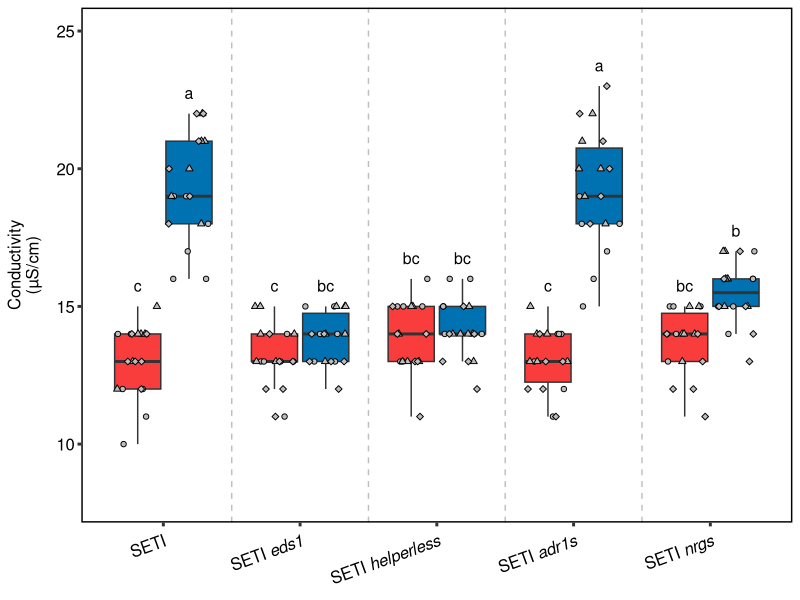
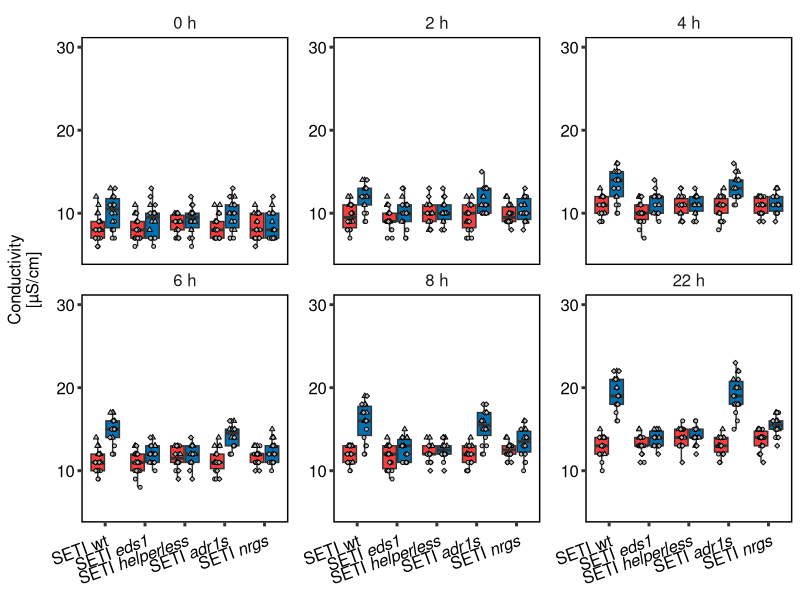
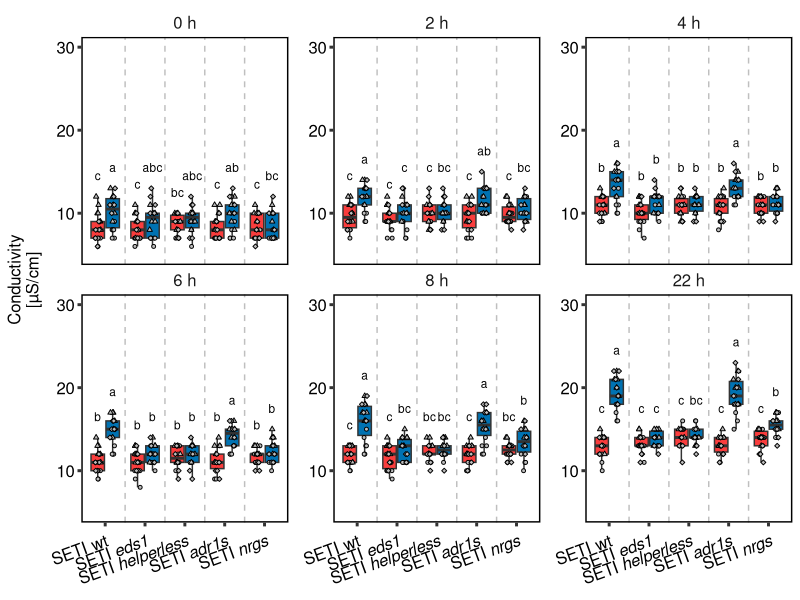

These charts were generated, in order, by the following R code:
## ---- chunk 1
library("ggplot2")
library("tibble")
library("tidyr")
library("ggpubr")
library("multcompView")
## ---- chunk 2
electro_leakage <- read.csv2(file = "./Data/helper_combined.csv", header = TRUE, dec = ",", sep = ";", fileEncoding="UTF-8-BOM")
electro_leakage = electro_leakage[,1:3]
electro_leakage_2 = as_tibble(electro_leakage)
names(electro_leakage_2) = c("sample", "value", "batch")
## ---- chunk 3
el6 = separate(electro_leakage_2, "sample", sep = "_", into = c("Line_Treatment", "Time_Sample"), extra = "merge")
el7 = separate(el6, "Time_Sample", sep = "_", into = c("Time", "Sample"), extra = "merge")
el8 = unite(el7, Line_Treatment, Time, col = "Line_Treatment_Time", sep = "_")


el9 = aggregate(el8$value, list(el8$Line_Treatment_Time), mean)
sd_val = aggregate(el8$value, list(el8$Line_Treatment_Time), sd)
names(sd_val) = c("Group.1", "SD")
combine = cbind(el9, sd_val$SD)
names(combine) = c("Line_Treatment_Time", "Mean", "SD")

el10 = separate(combine, "Line_Treatment_Time", sep = "_", into = c("Line_Treatment", "Time"), extra = "merge")
el10$Time = gsub("h", "", el10$Time)
el10$Time = as.numeric(el10$Time)

el11 = el7
el11$Time = gsub("h", "", el11$Time)
el11$Time = as.numeric(el11$Time)
## ---- chunk 4

# seti_24_stats = el11[el11$Time == 24,]
# activity_treatment = aov(seti_24_stats$value ~ seti_24_stats$Line_Treatment)
# summary(aov(seti_24_stats$value ~ seti_24_stats$Line_Treatment))
# 
# Tuckey <- TukeyHSD(activity_treatment)
# test_value <- HSD.test(activity_treatment, "seti_24_stats$Line_Treatment", group = TRUE,
#                        console=TRUE)

el12 = el11[el11$Time == 24,]
el12 = separate(el11, "Line_Treatment", sep = "\\(", into = c("Line", "Treatment"), extra = "merge")

activity_treatment2 = aov(el12$value ~ factor(el12$Line)*factor(el12$Treatment) + factor(el12$batch))

summary(activity_treatment2)
Tuckey <- TukeyHSD(activity_treatment2)
test_value = multcompLetters4(activity_treatment2, Tuckey)

sig = data.frame(Line = names(test_value$`factor(el12$Line):factor(el12$Treatment)`[[1]]), sig_letter = test_value$`factor(el12$Line):factor(el12$Treatment)`[[1]])
sig$Line = factor(sig$Line,  levels = c("SETI:m)", "SETI:E)", "SETIeds1:m)", "SETIeds1:E)", "SETIhelperless:m)", "SETIhelperless:E)", 
                                        "SETIadr1:m)", "SETIadr1:E)", "SETInrg1:m)", "SETInrg1:E)"))
line_order = order(sig$Line, levels = c("SETI:m)", "SETI:E)", "SETIeds1:m)", "SETIeds1:E)", "SETIhelperless:m)", "SETIhelperless:E)", 
                                     "SETIadr1:m)", "SETIadr1:E)", "SETInrg1:m)", "SETInrg1:E)"))
sig_ordered = sig[line_order,]

print(Tuckey)
print(test_value)

## ---- chunk 5
######################## Boxplot Line Treatment separate
#################Part1
el12$Line = factor(el12$Line)
el12$Treatment = factor(el12$Treatment, levels = c("m)", "E)"))
el12$Line = sub("SETI", "SETI ", el12$Line)
el12$Line = factor(el12$Line,  levels = c("SETI ", "SETI eds1", "SETI helperless", "SETI adr1", "SETI nrg1"))
el12$shapes = rep(NA, length(el12$Line))
el12$shapes[el12$batch == "A1"] = 21
el12$shapes[el12$batch == "A2"] = 24
el12$shapes[el12$batch == "A3"] = 23

rect = tibble(xstart = c(0.0, 1.5, 2.5, 3.5, 4.5), xend = c(1.5, 2.5, 3.5, 4.5, 6.5))


dlab_theme = theme(axis.title.y = element_text(margin = margin(r = 10)), text = element_text(size=12), axis.text = element_text(size=12),
        axis.text.x = element_text(margin = margin(t = 5), size = 12, colour = "black", angle = 20, hjust=1),
        axis.text.y = element_text(color = "black"),
        axis.line = element_blank(),
        axis.ticks = element_line(size = 1),
        axis.title.x = element_blank(),
        legend.position="none", 
        legend.text= element_text(size = 12),
        #legend.title = element_text(size = 16, face = "bold"),
        panel.background = element_blank(),
        panel.spacing.x = unit(1, "lines"),
        panel.spacing.y=unit(0,"lines"),
        panel.grid =  element_blank(),
        legend.title = element_blank(),
        #panel.grid.major.y =  element_line(colour = "#999999"),
        panel.grid.minor.y =  element_blank(),
        panel.border = element_rect(fill = NA, color = "black", linewidth = 1),
        strip.background =element_rect(fill="white"),
        strip.text.x = element_text(size = 12, hjust = 0.5))

# Image size: 1182×829
plot1_4 = ggplot(el12[el12$Time == 24,], aes(y = value, x = Line))  +
  geom_boxplot(aes(fill = Treatment), outlier.shape = NA) +
  geom_jitter(mapping = aes(shape = batch, color = Treatment, group = Treatment), fill = "grey", size=1.5, position = position_jitterdodge(jitter.width = 0.6)) +
  ylim(8,25) +
  scale_fill_manual(values = c("#F93D3D",  "#0072B2"),
                    name = "Treatment", labels = c("Mock", "ETI"))  +
  scale_shape_manual(values = unique(el12$shapes)) +
  scale_color_manual(values = c("black", "black")) +
  labs(y = "Conductivity\n(µS/cm)", x = "Line") + dlab_theme +
  scale_x_discrete(breaks = c("SETI ", "SETI eds1", "SETI helperless", "SETI adr1", "SETI nrg1"), labels=c(expression("SETI"), expression("SETI" ~ italic("eds1")), expression("SETI" ~ italic("helperless")), expression("SETI" ~ italic("adr1s")), expression("SETI" ~ italic("nrgs"))))

test = ggplot_build(plot1_4)

plot1_4 = plot1_4 +
  annotate(geom = "text", x = test[["data"]][[1]][["x"]], y= test[["data"]][[1]][["ymax"]] + 0.75, label = sig_ordered$sig_letter, size = 4, color = "black") +
  geom_vline(xintercept = c(1.5,2.5,3.5,4.5), linetype = "dashed", alpha = 0.25)

print(plot1_4)
## ---- chunk 6
# Plot 3 Boxplot for multiple timepoints

labeller = labeller(Time = c("0" = "0 h",
                        "2" = "2 h",
                        "4" = "4 h",
                        "6" = "6 h",
                        "8" = "8 h",
                        "22" = "22 h"))

plot1_3 = ggplot(el12[el12$Time < 24,], aes(y = value, x = Line, fill = Treatment)) +
  geom_boxplot(aes(fill = Treatment), outlier.shape = NA) +
  geom_jitter(mapping = aes(shape = batch, color = Treatment, group = Treatment), fill = "grey", size=1, position = position_jitterdodge(jitter.width = 0.3, dodge.width = 0.75 )) +
  ylim(5,30) +
  scale_fill_manual(values = c("#F93D3D",  "#0072B2"),
                    name = "Treatment", labels = c("Mock", "ETI"))  +
  scale_shape_manual(values = unique(el12$shapes)) +
  scale_color_manual(values = c("black", "black")) +
  labs(y = "Conductivity\n[µS/cm]", x = "Line") + dlab_theme +
  scale_x_discrete(breaks = c("SETI ", "SETI eds1", "SETI helperless", "SETI adr1", "SETI nrg1"), labels=c(expression("SETI wt"), expression("SETI" ~ italic("eds1")), expression("SETI" ~ italic("helperless")), expression("SETI" ~ italic("adr1s")), expression("SETI" ~ italic("nrgs")))) +
  facet_wrap(.~Time, scales="free_y", labeller = labeller)

test1_3 = ggplot_build(plot1_3)
print(plot1_3)
## ---- chunk 7

# Statistics
stats_table = data.frame(Line_treatment = NA,
                         sig_letters = NA, timepoint = NA)
el12$batch = factor(el12$batch)
el12$Line = factor(el12$Line)
el12$Treatment = factor(el12$Treatment)

for (timepoints in unique(el12$Time[el12$Time != 24])) {
  activity_treatment = aov(el12[el12$Time == timepoints,]$value ~ el12[el12$Time == timepoints,]$Line*el12[el12$Time == timepoints,]$Treatment + el12[el12$Time == timepoints,]$batch)
  summary(activity_treatment)
  Tuckey <- TukeyHSD(activity_treatment)
  stats = multcompLetters4(activity_treatment, Tuckey)
  time = rep(timepoints, length(stats[["el12[el12$Time == timepoints, ]$Line:el12[el12$Time == timepoints, ]$Treatment"]][[1]]))
  line_treatment = names(stats[["el12[el12$Time == timepoints, ]$Line:el12[el12$Time == timepoints, ]$Treatment"]][[1]])
  sig_letters = stats[["el12[el12$Time == timepoints, ]$Line:el12[el12$Time == timepoints, ]$Treatment"]][[1]]
  
print("--------------------------------------------------------------------------------------")
print(timepoints)
print(summary(activity_treatment))
print(Tuckey)
print(stats)
print("--------------------------------------------------------------------------------------")
  
  help_table = data.frame(Line_treatment = line_treatment,
                          sig_letters = sig_letters, timepoint = time)
  stats_table = rbind(stats_table, help_table)
  stats_table = na.omit(stats_table)
}


stats_table$Line_treatment = factor(stats_table$Line_treatment, levels = c("SETI :m)", "SETI :E)", "SETI eds1:m)", "SETI eds1:E)",
                                                                           "SETI helperless:m)", "SETI helperless:E)", "SETI adr1:m)", "SETI adr1:E)",
                                                                           "SETI nrg1:m)", "SETI nrg1:E)"))

line_treatment_order = order(factor(stats_table$Line_treatment))
stats_table_1 = stats_table[line_treatment_order,]
stats_table_2 = stats_table_1[order(stats_table_1$timepoint),]

## ---- chunk 8
plot1_4 = plot1_3 +
  geom_text(data = tibble(test = 1:10), x = test1_3[["data"]][[1]][["x"]], y = test1_3[["data"]][[1]][["ymax"]] + 2.5, label = stats_table_2$sig_letters, size = 3, color = "black", inherit.aes = FALSE) +
  geom_vline(xintercept = c(1.5,2.5,3.5,4.5), linetype = "dashed", alpha = 0.25)
print(plot1_4)
